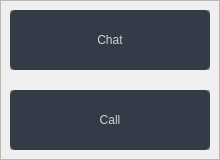
        <widget class="QFrame" name="frame_btn_bar">
         <property name="geometry">
          <rect>
           <x>10</x>
           <y>90</y>
           <width>220</width>
           <height>160</height>
          </rect>
         </property>
         <property name="frameShape">
          <enum>QFrame::StyledPanel</enum>
         </property>
         <property name="frameShadow">
          <enum>QFrame::Raised</enum>
         </property>
         <widget class="QFrame" name="frame_chat_bar">
          <property name="geometry">
           <rect>
            <x>10</x>
            <y>10</y>
            <width>200</width>
            <height>60</height>
           </rect>
          </property>
          <property name="frameShape">
           <enum>QFrame::StyledPanel</enum>
          </property>
          <property name="frameShadow">
           <enum>QFrame::Raised</enum>
          </property>
          <widget class="QPushButton" name="btn_chat">
           <property name="geometry">
            <rect>
             <x>0</x>
             <y>0</y>
             <width>200</width>
             <height>60</height>
            </rect>
           </property>
           <property name="palette">
            <palette>
             <active>
              <colorrole role="WindowText">
               <brush brushstyle="SolidPattern">
                <color alpha="255">
                 <red>210</red>
                 <green>210</green>
                 <blue>210</blue>
                </color>
               </brush>
              </colorrole>
              <colorrole role="Button">
               <brush brushstyle="SolidPattern">
                <color alpha="255">
                 <red>52</red>
                 <green>59</green>
                 <blue>72</blue>
                </color>
               </brush>
              </colorrole>
              <colorrole role="Text">
               <brush brushstyle="SolidPattern">
                <color alpha="255">
                 <red>203</red>
                 <green>203</green>
                 <blue>203</blue>
                </color>
               </brush>
              </colorrole>
              <colorrole role="ButtonText">
               <brush brushstyle="SolidPattern">
                <color alpha="255">
                 <red>210</red>
                 <green>210</green>
                 <blue>210</blue>
                </color>
               </brush>
              </colorrole>
              <colorrole role="Base">
               <brush brushstyle="SolidPattern">
                <color alpha="255">
                 <red>52</red>
                 <green>59</green>
                 <blue>72</blue>
                </color>
               </brush>
              </colorrole>
              <colorrole role="Window">
               <brush brushstyle="SolidPattern">
                <color alpha="255">
                 <red>52</red>
                 <green>59</green>
                 <blue>72</blue>
                </color>
               </brush>
              </colorrole>
              <colorrole role="PlaceholderText">
               <brush brushstyle="SolidPattern">
                <color alpha="128">
                 <red>203</red>
                 <green>203</green>
                 <blue>203</blue>
                </color>
               </brush>
              </colorrole>
             </active>
             <inactive>
              <colorrole role="WindowText">
               <brush brushstyle="SolidPattern">
                <color alpha="255">
                 <red>210</red>
                 <green>210</green>
                 <blue>210</blue>
                </color>
               </brush>
              </colorrole>
              <colorrole role="Button">
               <brush brushstyle="SolidPattern">
                <color alpha="255">
                 <red>52</red>
                 <green>59</green>
                 <blue>72</blue>
                </color>
               </brush>
              </colorrole>
              <colorrole role="Text">
               <brush brushstyle="SolidPattern">
                <color alpha="255">
                 <red>203</red>
                 <green>203</green>
                 <blue>203</blue>
                </color>
               </brush>
              </colorrole>
              <colorrole role="ButtonText">
               <brush brushstyle="SolidPattern">
                <color alpha="255">
                 <red>210</red>
                 <green>210</green>
                 <blue>210</blue>
                </color>
               </brush>
              </colorrole>
              <colorrole role="Base">
               <brush brushstyle="SolidPattern">
                <color alpha="255">
                 <red>52</red>
                 <green>59</green>
                 <blue>72</blue>
                </color>
               </brush>
              </colorrole>
              <colorrole role="Window">
               <brush brushstyle="SolidPattern">
                <color alpha="255">
                 <red>52</red>
                 <green>59</green>
                 <blue>72</blue>
                </color>
               </brush>
              </colorrole>
              <colorrole role="PlaceholderText">
               <brush brushstyle="SolidPattern">
                <color alpha="128">
                 <red>203</red>
                 <green>203</green>
                 <blue>203</blue>
                </color>
               </brush>
              </colorrole>
             </inactive>
             <disabled>
              <colorrole role="WindowText">
               <brush brushstyle="SolidPattern">
                <color alpha="255">
                 <red>210</red>
                 <green>210</green>
                 <blue>210</blue>
                </color>
               </brush>
              </colorrole>
              <colorrole role="Button">
               <brush brushstyle="SolidPattern">
                <color alpha="255">
                 <red>52</red>
                 <green>59</green>
                 <blue>72</blue>
                </color>
               </brush>
              </colorrole>
              <colorrole role="Text">
               <brush brushstyle="SolidPattern">
                <color alpha="255">
                 <red>203</red>
                 <green>203</green>
                 <blue>203</blue>
                </color>
               </brush>
              </colorrole>
              <colorrole role="ButtonText">
               <brush brushstyle="SolidPattern">
                <color alpha="255">
                 <red>210</red>
                 <green>210</green>
                 <blue>210</blue>
                </color>
               </brush>
              </colorrole>
              <colorrole role="Base">
               <brush brushstyle="SolidPattern">
                <color alpha="255">
                 <red>52</red>
                 <green>59</green>
                 <blue>72</blue>
                </color>
               </brush>
              </colorrole>
              <colorrole role="Window">
               <brush brushstyle="SolidPattern">
                <color alpha="255">
                 <red>52</red>
                 <green>59</green>
                 <blue>72</blue>
                </color>
               </brush>
              </colorrole>
              <colorrole role="PlaceholderText">
               <brush brushstyle="SolidPattern">
                <color alpha="128">
                 <red>203</red>
                 <green>203</green>
                 <blue>203</blue>
                </color>
               </brush>
              </colorrole>
             </disabled>
            </palette>
           </property>
           <property name="font">
            <font>
             <family>Segoe UI</family>
             <pointsize>9</pointsize>
            </font>
           </property>
           <property name="styleSheet">
            <string notr="true">QPushButton {
	border: 2px solid rgb(52, 59, 72);
	border-radius: 5px;	
	background-color: rgb(52, 59, 72);
}
QPushButton:hover {
	background-color: rgb(57, 65, 80);
	border: 2px solid rgb(61, 70, 86);
}
QPushButton:pressed {	
	background-color: rgb(35, 40, 49);
	border: 2px solid rgb(43, 50, 61);
}</string>
           </property>
           <property name="text">
            <string>Chat</string>
           </property>
          </widget>
         </widget>
         <widget class="QFrame" name="frame_call_bar">
          <property name="geometry">
           <rect>
            <x>10</x>
            <y>90</y>
            <width>200</width>
            <height>60</height>
           </rect>
          </property>
          <property name="frameShape">
           <enum>QFrame::StyledPanel</enum>
          </property>
          <property name="frameShadow">
           <enum>QFrame::Raised</enum>
          </property>
          <widget class="QPushButton" name="btn_call">
           <property name="geometry">
            <rect>
             <x>0</x>
             <y>0</y>
             <width>200</width>
             <height>60</height>
            </rect>
           </property>
           <property name="palette">
            <palette>
             <active>
              <colorrole role="WindowText">
               <brush brushstyle="SolidPattern">
                <color alpha="255">
                 <red>210</red>
                 <green>210</green>
                 <blue>210</blue>
                </color>
               </brush>
              </colorrole>
              <colorrole role="Button">
               <brush brushstyle="SolidPattern">
                <color alpha="255">
                 <red>52</red>
                 <green>59</green>
                 <blue>72</blue>
                </color>
               </brush>
              </colorrole>
              <colorrole role="Text">
               <brush brushstyle="SolidPattern">
                <color alpha="255">
                 <red>203</red>
                 <green>203</green>
                 <blue>203</blue>
                </color>
               </brush>
              </colorrole>
              <colorrole role="ButtonText">
               <brush brushstyle="SolidPattern">
                <color alpha="255">
                 <red>210</red>
                 <green>210</green>
                 <blue>210</blue>
                </color>
               </brush>
              </colorrole>
              <colorrole role="Base">
               <brush brushstyle="SolidPattern">
                <color alpha="255">
                 <red>52</red>
                 <green>59</green>
                 <blue>72</blue>
                </color>
               </brush>
              </colorrole>
              <colorrole role="Window">
               <brush brushstyle="SolidPattern">
                <color alpha="255">
                 <red>52</red>
                 <green>59</green>
                 <blue>72</blue>
                </color>
               </brush>
              </colorrole>
              <colorrole role="PlaceholderText">
               <brush brushstyle="SolidPattern">
                <color alpha="128">
                 <red>203</red>
                 <green>203</green>
                 <blue>203</blue>
                </color>
               </brush>
              </colorrole>
             </active>
             <inactive>
              <colorrole role="WindowText">
               <brush brushstyle="SolidPattern">
                <color alpha="255">
                 <red>210</red>
                 <green>210</green>
                 <blue>210</blue>
                </color>
               </brush>
              </colorrole>
              <colorrole role="Button">
               <brush brushstyle="SolidPattern">
                <color alpha="255">
                 <red>52</red>
                 <green>59</green>
                 <blue>72</blue>
                </color>
               </brush>
              </colorrole>
              <colorrole role="Text">
               <brush brushstyle="SolidPattern">
                <color alpha="255">
                 <red>203</red>
                 <green>203</green>
                 <blue>203</blue>
                </color>
               </brush>
              </colorrole>
              <colorrole role="ButtonText">
               <brush brushstyle="SolidPattern">
                <color alpha="255">
                 <red>210</red>
                 <green>210</green>
                 <blue>210</blue>
                </color>
               </brush>
              </colorrole>
              <colorrole role="Base">
               <brush brushstyle="SolidPattern">
                <color alpha="255">
                 <red>52</red>
                 <green>59</green>
                 <blue>72</blue>
                </color>
               </brush>
              </colorrole>
              <colorrole role="Window">
               <brush brushstyle="SolidPattern">
                <color alpha="255">
                 <red>52</red>
                 <green>59</green>
                 <blue>72</blue>
                </color>
               </brush>
              </colorrole>
              <colorrole role="PlaceholderText">
               <brush brushstyle="SolidPattern">
                <color alpha="128">
                 <red>203</red>
                 <green>203</green>
                 <blue>203</blue>
                </color>
               </brush>
              </colorrole>
             </inactive>
             <disabled>
              <colorrole role="WindowText">
               <brush brushstyle="SolidPattern">
                <color alpha="255">
                 <red>210</red>
                 <green>210</green>
                 <blue>210</blue>
                </color>
               </brush>
              </colorrole>
              <colorrole role="Button">
               <brush brushstyle="SolidPattern">
                <color alpha="255">
                 <red>52</red>
                 <green>59</green>
                 <blue>72</blue>
                </color>
               </brush>
              </colorrole>
              <colorrole role="Text">
               <brush brushstyle="SolidPattern">
                <color alpha="255">
                 <red>203</red>
                 <green>203</green>
                 <blue>203</blue>
                </color>
               </brush>
              </colorrole>
              <colorrole role="ButtonText">
               <brush brushstyle="SolidPattern">
                <color alpha="255">
                 <red>210</red>
                 <green>210</green>
                 <blue>210</blue>
                </color>
               </brush>
              </colorrole>
              <colorrole role="Base">
               <brush brushstyle="SolidPattern">
                <color alpha="255">
                 <red>52</red>
                 <green>59</green>
                 <blue>72</blue>
                </color>
               </brush>
              </colorrole>
              <colorrole role="Window">
               <brush brushstyle="SolidPattern">
                <color alpha="255">
                 <red>52</red>
                 <green>59</green>
                 <blue>72</blue>
                </color>
               </brush>
              </colorrole>
              <colorrole role="PlaceholderText">
               <brush brushstyle="SolidPattern">
                <color alpha="128">
                 <red>203</red>
                 <green>203</green>
                 <blue>203</blue>
                </color>
               </brush>
              </colorrole>
             </disabled>
            </palette>
           </property>
           <property name="font">
            <font>
             <family>Segoe UI</family>
             <pointsize>9</pointsize>
            </font>
           </property>
           <property name="styleSheet">
            <string notr="true">QPushButton {
	border: 2px solid rgb(52, 59, 72);
	border-radius: 5px;	
	background-color: rgb(52, 59, 72);
}
QPushButton:hover {
	background-color: rgb(57, 65, 80);
	border: 2px solid rgb(61, 70, 86);
}
QPushButton:pressed {	
	background-color: rgb(35, 40, 49);
	border: 2px solid rgb(43, 50, 61);
}</string>
           </property>
           <property name="text">
            <string>Call</string>
           </property>
          </widget>
         </widget>
        </widget>
